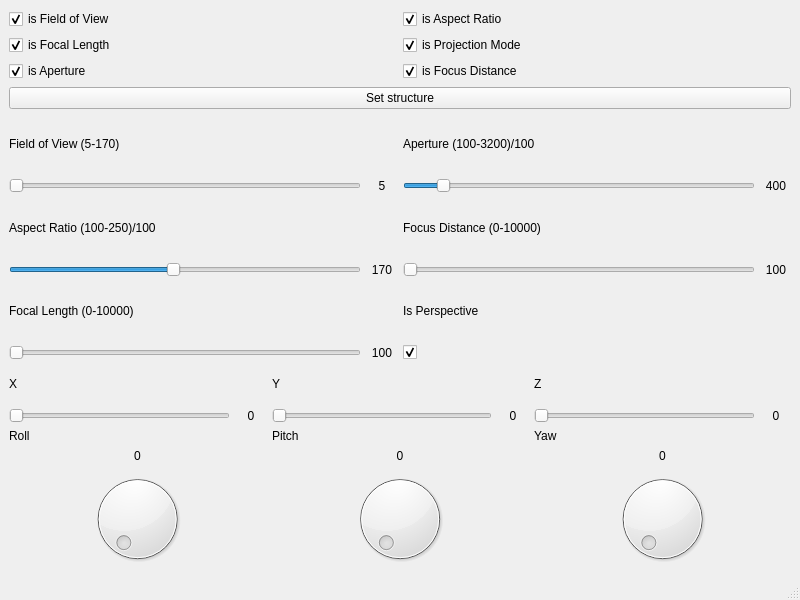
<?xml version="1.0" encoding="UTF-8"?>
<ui version="4.0">
 <class>MainWindow</class>
 <widget class="QMainWindow" name="MainWindow">
  <property name="geometry">
   <rect>
    <x>0</x>
    <y>0</y>
    <width>800</width>
    <height>600</height>
   </rect>
  </property>
  <property name="windowTitle">
   <string>VIRTUAL CAMERA CONTROLLER</string>
  </property>
  <widget class="QWidget" name="centralwidget">
   <layout class="QVBoxLayout" name="verticalLayout">
    <item>
     <layout class="QGridLayout" name="gridLayout">
      <item row="2" column="0">
       <widget class="QCheckBox" name="cbxIsApertureProperty">
        <property name="text">
         <string>is Aperture</string>
        </property>
        <property name="checked">
         <bool>true</bool>
        </property>
       </widget>
      </item>
      <item row="1" column="0">
       <widget class="QCheckBox" name="cbxIsFocalLengthProperty">
        <property name="text">
         <string>is Focal Length</string>
        </property>
        <property name="checked">
         <bool>true</bool>
        </property>
       </widget>
      </item>
      <item row="1" column="1">
       <widget class="QCheckBox" name="cbxIsProjectionModeProperty">
        <property name="text">
         <string>is Projection Mode</string>
        </property>
        <property name="checked">
         <bool>true</bool>
        </property>
       </widget>
      </item>
      <item row="2" column="1">
       <widget class="QCheckBox" name="cbxIsFocusDistanceProperty">
        <property name="text">
         <string>is Focus Distance</string>
        </property>
        <property name="checked">
         <bool>true</bool>
        </property>
       </widget>
      </item>
      <item row="0" column="1">
       <widget class="QCheckBox" name="cbxIsAspectRatioProperty">
        <property name="text">
         <string>is Aspect Ratio</string>
        </property>
        <property name="checked">
         <bool>true</bool>
        </property>
       </widget>
      </item>
      <item row="0" column="0">
       <widget class="QCheckBox" name="cbxIsFieldOfViewProperty">
        <property name="text">
         <string>is Field of View</string>
        </property>
        <property name="checked">
         <bool>true</bool>
        </property>
       </widget>
      </item>
     </layout>
    </item>
    <item>
     <widget class="QPushButton" name="btnSetCameraStructure">
      <property name="text">
       <string>Set structure</string>
      </property>
     </widget>
    </item>
    <item>
     <layout class="QGridLayout" name="gridLayout_2">
      <item row="4" column="2">
       <widget class="QLabel" name="label_10">
        <property name="text">
         <string>Is Perspective</string>
        </property>
       </widget>
      </item>
      <item row="2" column="0">
       <widget class="QLabel" name="label_5">
        <property name="text">
         <string>Aspect Ratio (100-250)/100</string>
        </property>
       </widget>
      </item>
      <item row="2" column="2">
       <widget class="QLabel" name="label_6">
        <property name="text">
         <string>Focus Distance (0-10000)</string>
        </property>
       </widget>
      </item>
      <item row="1" column="2">
       <widget class="QSlider" name="sAperture">
        <property name="minimum">
         <number>100</number>
        </property>
        <property name="maximum">
         <number>3200</number>
        </property>
        <property name="value">
         <number>400</number>
        </property>
        <property name="orientation">
         <enum>Qt::Horizontal</enum>
        </property>
       </widget>
      </item>
      <item row="0" column="0">
       <widget class="QLabel" name="label_3">
        <property name="text">
         <string>Field of View (5-170)</string>
        </property>
       </widget>
      </item>
      <item row="1" column="1">
       <widget class="QLabel" name="label">
        <property name="minimumSize">
         <size>
          <width>30</width>
          <height>0</height>
         </size>
        </property>
        <property name="text">
         <string>5</string>
        </property>
        <property name="alignment">
         <set>Qt::AlignCenter</set>
        </property>
       </widget>
      </item>
      <item row="3" column="1">
       <widget class="QLabel" name="label_8">
        <property name="minimumSize">
         <size>
          <width>30</width>
          <height>0</height>
         </size>
        </property>
        <property name="text">
         <string>170</string>
        </property>
        <property name="alignment">
         <set>Qt::AlignCenter</set>
        </property>
       </widget>
      </item>
      <item row="1" column="3">
       <widget class="QLabel" name="label_2">
        <property name="minimumSize">
         <size>
          <width>30</width>
          <height>0</height>
         </size>
        </property>
        <property name="text">
         <string>400</string>
        </property>
        <property name="alignment">
         <set>Qt::AlignCenter</set>
        </property>
       </widget>
      </item>
      <item row="4" column="0">
       <widget class="QLabel" name="label_9">
        <property name="text">
         <string>Focal Length (0-10000)</string>
        </property>
       </widget>
      </item>
      <item row="3" column="0">
       <widget class="QSlider" name="sAspectRatio">
        <property name="minimum">
         <number>100</number>
        </property>
        <property name="maximum">
         <number>250</number>
        </property>
        <property name="value">
         <number>170</number>
        </property>
        <property name="orientation">
         <enum>Qt::Horizontal</enum>
        </property>
       </widget>
      </item>
      <item row="0" column="2">
       <widget class="QLabel" name="label_4">
        <property name="text">
         <string>Aperture (100-3200)/100</string>
        </property>
       </widget>
      </item>
      <item row="5" column="0">
       <widget class="QSlider" name="sFocalLength">
        <property name="minimum">
         <number>0</number>
        </property>
        <property name="maximum">
         <number>10000</number>
        </property>
        <property name="value">
         <number>0</number>
        </property>
        <property name="orientation">
         <enum>Qt::Horizontal</enum>
        </property>
       </widget>
      </item>
      <item row="3" column="3">
       <widget class="QLabel" name="label_7">
        <property name="minimumSize">
         <size>
          <width>30</width>
          <height>0</height>
         </size>
        </property>
        <property name="text">
         <string>100</string>
        </property>
        <property name="alignment">
         <set>Qt::AlignCenter</set>
        </property>
       </widget>
      </item>
      <item row="1" column="0">
       <widget class="QSlider" name="sFieldOfView">
        <property name="minimum">
         <number>5</number>
        </property>
        <property name="maximum">
         <number>170</number>
        </property>
        <property name="orientation">
         <enum>Qt::Horizontal</enum>
        </property>
       </widget>
      </item>
      <item row="5" column="1">
       <widget class="QLabel" name="label_11">
        <property name="minimumSize">
         <size>
          <width>30</width>
          <height>0</height>
         </size>
        </property>
        <property name="text">
         <string>100</string>
        </property>
        <property name="alignment">
         <set>Qt::AlignCenter</set>
        </property>
       </widget>
      </item>
      <item row="3" column="2">
       <widget class="QSlider" name="sFocusDistance">
        <property name="maximum">
         <number>10000</number>
        </property>
        <property name="orientation">
         <enum>Qt::Horizontal</enum>
        </property>
       </widget>
      </item>
      <item row="7" column="0" colspan="4">
       <layout class="QHBoxLayout" name="horizontalLayout">
        <item>
         <layout class="QVBoxLayout" name="verticalLayout_2">
          <item>
           <widget class="QLabel" name="label_12">
            <property name="text">
             <string>Roll</string>
            </property>
           </widget>
          </item>
          <item>
           <widget class="QLabel" name="label_21">
            <property name="text">
             <string>0</string>
            </property>
            <property name="alignment">
             <set>Qt::AlignCenter</set>
            </property>
           </widget>
          </item>
          <item>
           <widget class="QDial" name="dial">
            <property name="maximum">
             <number>359</number>
            </property>
            <property name="sliderPosition">
             <number>0</number>
            </property>
           </widget>
          </item>
         </layout>
        </item>
        <item>
         <layout class="QVBoxLayout" name="verticalLayout_3">
          <item>
           <widget class="QLabel" name="label_13">
            <property name="text">
             <string>Pitch</string>
            </property>
           </widget>
          </item>
          <item>
           <widget class="QLabel" name="label_22">
            <property name="text">
             <string>0</string>
            </property>
            <property name="alignment">
             <set>Qt::AlignCenter</set>
            </property>
           </widget>
          </item>
          <item>
           <widget class="QDial" name="dial_2">
            <property name="maximum">
             <number>359</number>
            </property>
           </widget>
          </item>
         </layout>
        </item>
        <item>
         <layout class="QVBoxLayout" name="verticalLayout_4">
          <item>
           <widget class="QLabel" name="label_14">
            <property name="text">
             <string>Yaw</string>
            </property>
           </widget>
          </item>
          <item>
           <widget class="QLabel" name="label_23">
            <property name="text">
             <string>0</string>
            </property>
            <property name="alignment">
             <set>Qt::AlignCenter</set>
            </property>
           </widget>
          </item>
          <item>
           <widget class="QDial" name="dial_3">
            <property name="maximum">
             <number>359</number>
            </property>
           </widget>
          </item>
         </layout>
        </item>
       </layout>
      </item>
      <item row="6" column="0" colspan="4">
       <layout class="QGridLayout" name="gridLayout_3">
        <property name="topMargin">
         <number>0</number>
        </property>
        <item row="1" column="4">
         <widget class="QSlider" name="horizontalSlider_8">
          <property name="maximum">
           <number>400</number>
          </property>
          <property name="orientation">
           <enum>Qt::Horizontal</enum>
          </property>
         </widget>
        </item>
        <item row="0" column="0">
         <widget class="QLabel" name="label_15">
          <property name="text">
           <string>X</string>
          </property>
         </widget>
        </item>
        <item row="1" column="1">
         <widget class="QLabel" name="label_17">
          <property name="minimumSize">
           <size>
            <width>30</width>
            <height>0</height>
           </size>
          </property>
          <property name="text">
           <string>0</string>
          </property>
          <property name="alignment">
           <set>Qt::AlignCenter</set>
          </property>
         </widget>
        </item>
        <item row="1" column="3">
         <widget class="QLabel" name="label_18">
          <property name="minimumSize">
           <size>
            <width>30</width>
            <height>0</height>
           </size>
          </property>
          <property name="text">
           <string>0</string>
          </property>
          <property name="alignment">
           <set>Qt::AlignCenter</set>
          </property>
         </widget>
        </item>
        <item row="1" column="0">
         <widget class="QSlider" name="horizontalSlider_6">
          <property name="maximum">
           <number>400</number>
          </property>
          <property name="orientation">
           <enum>Qt::Horizontal</enum>
          </property>
         </widget>
        </item>
        <item row="1" column="2">
         <widget class="QSlider" name="horizontalSlider_7">
          <property name="maximum">
           <number>400</number>
          </property>
          <property name="orientation">
           <enum>Qt::Horizontal</enum>
          </property>
         </widget>
        </item>
        <item row="1" column="5">
         <widget class="QLabel" name="label_19">
          <property name="minimumSize">
           <size>
            <width>30</width>
            <height>0</height>
           </size>
          </property>
          <property name="text">
           <string>0</string>
          </property>
          <property name="alignment">
           <set>Qt::AlignCenter</set>
          </property>
         </widget>
        </item>
        <item row="0" column="2">
         <widget class="QLabel" name="label_16">
          <property name="text">
           <string>Y</string>
          </property>
         </widget>
        </item>
        <item row="0" column="4">
         <widget class="QLabel" name="label_20">
          <property name="text">
           <string>Z</string>
          </property>
         </widget>
        </item>
       </layout>
      </item>
      <item row="5" column="2">
       <widget class="QCheckBox" name="CbxIsPerspective">
        <property name="text">
         <string/>
        </property>
        <property name="checked">
         <bool>true</bool>
        </property>
       </widget>
      </item>
     </layout>
    </item>
   </layout>
  </widget>
  <widget class="QStatusBar" name="statusbar"/>
  <action name="actionQuit">
   <property name="text">
    <string>Quit()</string>
   </property>
  </action>
 </widget>
 <resources/>
 <connections>
  <connection>
   <sender>dial</sender>
   <signal>valueChanged(int)</signal>
   <receiver>label_21</receiver>
   <slot>setNum(int)</slot>
   <hints>
    <hint type="sourcelabel">
     <x>152</x>
     <y>519</y>
    </hint>
    <hint type="destinationlabel">
     <x>135</x>
     <y>441</y>
    </hint>
   </hints>
  </connection>
  <connection>
   <sender>dial_2</sender>
   <signal>valueChanged(int)</signal>
   <receiver>label_22</receiver>
   <slot>setNum(int)</slot>
   <hints>
    <hint type="sourcelabel">
     <x>390</x>
     <y>516</y>
    </hint>
    <hint type="destinationlabel">
     <x>404</x>
     <y>444</y>
    </hint>
   </hints>
  </connection>
  <connection>
   <sender>dial_3</sender>
   <signal>valueChanged(int)</signal>
   <receiver>label_23</receiver>
   <slot>setNum(int)</slot>
   <hints>
    <hint type="sourcelabel">
     <x>648</x>
     <y>527</y>
    </hint>
    <hint type="destinationlabel">
     <x>653</x>
     <y>447</y>
    </hint>
   </hints>
  </connection>
  <connection>
   <sender>horizontalSlider_6</sender>
   <signal>valueChanged(int)</signal>
   <receiver>label_17</receiver>
   <slot>setNum(int)</slot>
   <hints>
    <hint type="sourcelabel">
     <x>190</x>
     <y>392</y>
    </hint>
    <hint type="destinationlabel">
     <x>255</x>
     <y>386</y>
    </hint>
   </hints>
  </connection>
  <connection>
   <sender>horizontalSlider_7</sender>
   <signal>valueChanged(int)</signal>
   <receiver>label_18</receiver>
   <slot>setNum(int)</slot>
   <hints>
    <hint type="sourcelabel">
     <x>463</x>
     <y>387</y>
    </hint>
    <hint type="destinationlabel">
     <x>522</x>
     <y>394</y>
    </hint>
   </hints>
  </connection>
  <connection>
   <sender>horizontalSlider_8</sender>
   <signal>valueChanged(int)</signal>
   <receiver>label_19</receiver>
   <slot>setNum(int)</slot>
   <hints>
    <hint type="sourcelabel">
     <x>611</x>
     <y>387</y>
    </hint>
    <hint type="destinationlabel">
     <x>772</x>
     <y>383</y>
    </hint>
   </hints>
  </connection>
  <connection>
   <sender>sFocalLength</sender>
   <signal>valueChanged(int)</signal>
   <receiver>label_11</receiver>
   <slot>setNum(int)</slot>
   <hints>
    <hint type="sourcelabel">
     <x>260</x>
     <y>328</y>
    </hint>
    <hint type="destinationlabel">
     <x>383</x>
     <y>330</y>
    </hint>
   </hints>
  </connection>
  <connection>
   <sender>sFocusDistance</sender>
   <signal>valueChanged(int)</signal>
   <receiver>label_7</receiver>
   <slot>setNum(int)</slot>
   <hints>
    <hint type="sourcelabel">
     <x>579</x>
     <y>260</y>
    </hint>
    <hint type="destinationlabel">
     <x>772</x>
     <y>270</y>
    </hint>
   </hints>
  </connection>
  <connection>
   <sender>sAperture</sender>
   <signal>valueChanged(int)</signal>
   <receiver>label_2</receiver>
   <slot>setNum(int)</slot>
   <hints>
    <hint type="sourcelabel">
     <x>488</x>
     <y>207</y>
    </hint>
    <hint type="destinationlabel">
     <x>776</x>
     <y>203</y>
    </hint>
   </hints>
  </connection>
  <connection>
   <sender>sAspectRatio</sender>
   <signal>valueChanged(int)</signal>
   <receiver>label_8</receiver>
   <slot>setNum(int)</slot>
   <hints>
    <hint type="sourcelabel">
     <x>210</x>
     <y>271</y>
    </hint>
    <hint type="destinationlabel">
     <x>386</x>
     <y>271</y>
    </hint>
   </hints>
  </connection>
  <connection>
   <sender>sFieldOfView</sender>
   <signal>valueChanged(int)</signal>
   <receiver>label</receiver>
   <slot>setNum(int)</slot>
   <hints>
    <hint type="sourcelabel">
     <x>242</x>
     <y>215</y>
    </hint>
    <hint type="destinationlabel">
     <x>393</x>
     <y>208</y>
    </hint>
   </hints>
  </connection>
 </connections>
</ui>
